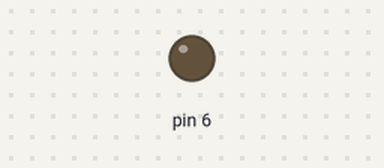
Simulated run of this sketch. Board: Arduino Uno, built with avr-gcc and run on an emulated ATmega328P. Shown: output pins drawn as LEDs (lit = HIGH).

Above: at 1.0 s.
At 3.0 s:
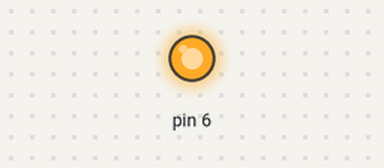
Timing chart, 0 to 5.2 s (numbered marks = the images above):
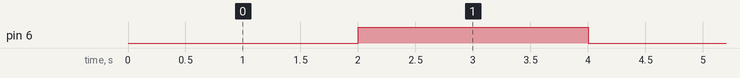

Measured:
- by itself, pin 6: alternates HIGH for 2.0 s and LOW for 2.0 s

The sketch:

sketch_feb25a.ino
```cpp
void setup() {
  pinMode(6,OUTPUT);
  digitalWrite(6,0);

}

void loop() {
  digitalWrite(6,0);
  delay(2000);
  digitalWrite(6,1);
  delay(2000);

}
```
